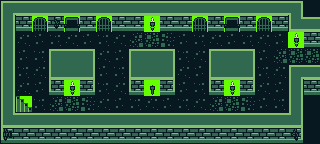

The image is a tile-based game level rendered from a .tmx file. Its description and complete source (layers, tilesets, objects, tile grids) follow:
An orthogonal 20x9 tile map with 16x16 px tiles, 2 tile layers (Map, Details).

<map version="1.10" tiledversion="1.11.0" orientation="orthogonal" renderorder="right-down" width="20" height="9" tilewidth="16" tileheight="16" infinite="0" nextlayerid="5" nextobjectid="13">
 <tileset firstgid="1" source="../../resources/tileset.tsx" />
 <layer id="1" name="Map" width="20" height="9">
  <data encoding="csv">
4,45,45,45,45,45,45,45,45,45,45,45,45,45,45,45,45,45,6,200,
24,65,65,62,65,65,65,65,65,65,65,65,62,65,65,65,65,65,44,5,
24,127,167,147,127,167,147,127,167,147,127,167,147,127,167,147,127,167,64,65,
24,167,147,1,2,3,127,167,1,2,3,147,127,1,2,3,167,147,127,167,
24,147,127,41,42,43,167,147,41,42,43,127,167,41,42,43,147,127,4,5,
24,127,167,64,65,66,147,127,64,65,66,167,147,64,65,66,127,167,26,65,
24,167,147,127,167,147,127,167,147,127,167,147,127,167,147,127,167,147,26,200,
44,45,45,45,45,45,45,45,45,45,45,45,45,45,45,45,45,45,46,200,
61,65,65,65,65,65,65,65,65,65,65,65,65,65,65,65,65,65,63,200
</data>
 </layer>
 <layer id="2" name="Details" width="20" height="9">
  <data encoding="csv">
0,0,0,0,0,0,0,0,0,0,0,0,0,0,0,0,0,0,0,0,
0,0,11,0,13,0,11,0,0,74,0,0,11,0,13,0,11,0,0,0,
0,0,0,0,0,0,0,0,144,145,146,0,0,0,0,0,0,0,74,0,
0,0,0,0,0,0,0,0,0,0,0,0,0,0,0,0,0,144,145,145,
0,0,0,0,0,0,0,0,0,0,0,0,0,0,0,0,0,0,0,0,
0,0,0,0,74,0,0,0,0,14,0,0,0,0,74,0,0,0,0,0,
0,103,0,144,145,146,0,0,0,0,0,0,0,144,145,146,0,0,0,0,
0,0,0,0,0,0,0,0,0,0,0,0,0,0,0,0,0,0,0,0,
0,0,0,0,0,0,0,0,0,0,0,0,0,0,0,0,0,0,0,0
</data>
 </layer>
</map>